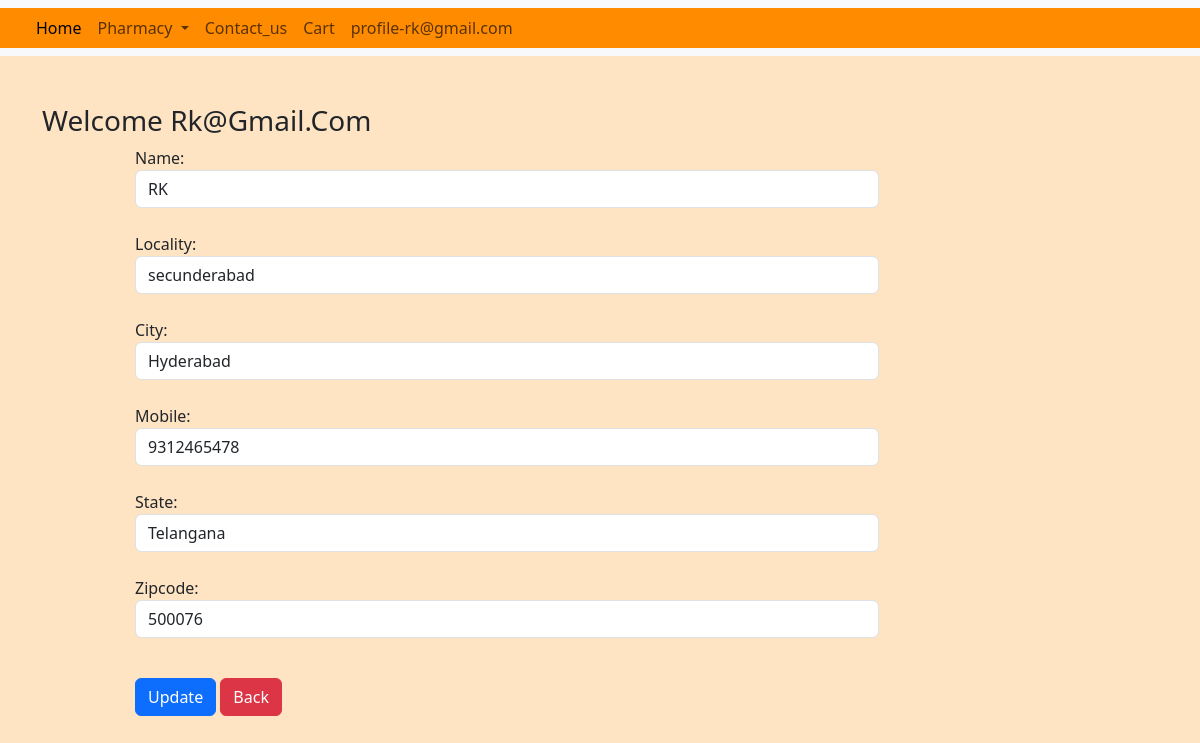
Screenshot of /updateaddress/4 (signed in) with the database file from the repository.
### app/models.py (models this page shows, shortened)
class Customer(models.Model):
    user=models.ForeignKey(User,on_delete=models.CASCADE)
    name=models.CharField(max_length=200)
    locality=models.CharField(max_length=200)
    city=models.CharField(max_length=50)
    mobile=models.IntegerField(default=0)
    zipcode=models.IntegerField()
    state=models.CharField(choices=STATE_CHOICES,max_length=100)

### app/views.py (the view, shortened to what this page needs)
# urls.py: path('updateaddress/<int:pk>',views.updateAddress.as_view(),name='updateaddress'),
class updateAddress(View):
    def get(self,request,pk):
        add=Customer.objects.get(pk=pk)
        form=CustomerProfileForm(instance=add)
        return render(request,'updateaddress.html',locals())

### app/forms.py
class CustomerProfileForm(forms.ModelForm):
    class Meta:
        model=Customer
        fields=['name','locality','city','mobile','state','zipcode']
        widgets={
            'name':forms.TextInput(attrs={'class':'form-control'}),
            'locality':forms.TextInput(attrs={'class':'form-control'}),
            'city':forms.TextInput(attrs={'class':'form-control'}),
            'mobile':forms.NumberInput(attrs={'class':'form-control'}),
            'state':forms.Select(attrs={'class':'form-control'}),
            'zipcode':forms.NumberInput(attrs={'class':'form-control'}),
        }

### app/templates/updateaddress.html (shortened to what this page needs)
{% extends 'base.html' %}
{% load static %}
{% block main-content %}
<div class="container my-5">
    <div class="row">
        <h3>Welcome <span class="text-capitalize">{{request.user}}</span></h3>
    </div>
    <div class="col-sm-8 offset-sm-1">
        <form action="" method="post">
            {% for fm in form %}
                {{fm.label_tag}} {{fm}} <small>{{fm.errors|striptags}}</small><br>
            {% endfor %}
            <div class="col-12 mt-3">
                <button type="submit" class="btn btn-primary">Update</button>
                <a href="{% url 'address' %}" type="button" class="btn btn-danger">Back</a>
            </div>
        </form>
    </div>
</div>
{% endblock main-content %}

### app/templates/base.html (shortened to what this page needs)
<!DOCTYPE html>
{% load static %}
<html lang="en">
<head>
    <link href="https://cdn.jsdelivr.net/npm/bootstrap@5.3.0/dist/css/bootstrap.min.css" rel="stylesheet">
</head>
<body style="background-color: bisque;">
    <nav class="navbar navbar-expand-lg bg-body-tertiary" >
        <div class="container-fluid" style="background-color:darkorange">
          <div class="collapse navbar-collapse" id="navbarSupportedContent">
            <ul class="navbar-nav me-auto mb-2  mb-lg-0">
              {% if request.user.is_authenticated %}
              <li class="nav-item">
                    <a class="nav-link active" href="{% url 'home' %}"><Main>Home</Main></a>
              </li>
              <li class="nav-item dropdown">
                <a class="nav-link dropdown-toggle" href="#" role="button" data-bs-toggle="dropdown" aria-expanded="false">
                  Pharmacy
                </a>
              </li>
              <li class="nav-item">
                <a class="nav-link" href="{% url 'contactus' %}"><Main>Contact_us</Main></a>
              </li>
              <li class="nav-item">
                <a class="nav-link" href="{% url 'showcart' %}"><Main>Cart</Main></a>
              </li>
              <li class="nav-item justify-content-end">
                  <a class="nav-link" href="{% url 'profile' %}"><Main>profile-{{request.user}}</Main></a>
              </li>
              {% endif %}
            </ul>
          </div>
        </div>
      </nav>
      {% block main-content %}
      {% endblock main-content %}

### rows the page displays
Customer: form "RK" "secunderabad" "Hyderabad" "9312465478" "Telangana" "500076"

### other values shown
{{ request.user }} "rk@gmail.com"
{{ request.user }} "Rk@gmail.com"
{{ fm.label_tag }} "Name:" "Locality:" "City:" "Mobile:" "State:" "Zipcode:"
